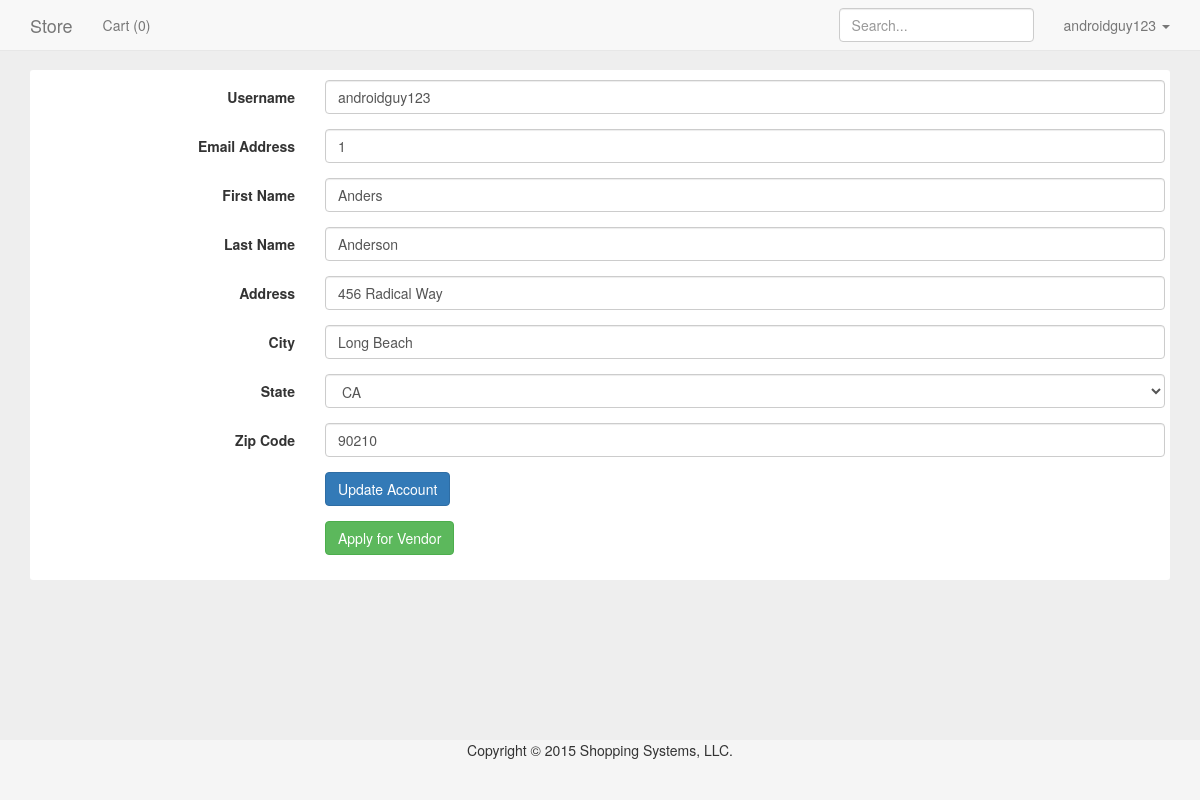
Page /account.php (signed in) on the committed database.
### tables this page shows
CREATE TABLE shopping_users
(
  user_id int NOT NULL AUTO_INCREMENT,
  username varchar(255) NOT NULL,
  password varchar(255) NOT NULL,
  salt varchar(255) NOT NULL,
  first_name varchar(255) NOT NULL,
  last_name varchar(255) NOT NULL,
  email varchar(255) NOT NULL,
  email_confirmed tinyint(1),
  vendor tinyint(1),
  vendor_applied tinyint(1),
  admin tinyint(1),
  address varchar(255) NOT NULL,
  city varchar(255) NOT NULL,
  state varchar(255) NOT NULL,
  zipcode varchar(255) NOT NULL,
  confirm_token varchar(255),
  confirm_expiration int,
  password_reset_token varchar(255),
  password_reset_expiration int,
  attempts int,
  locktime int,
  PRIMARY KEY (user_id)
);

### php/verify_login.php (called while the page is built, shortened)
<?php
	function isLoggedIn(){
		return $_SESSION['username'] != null;
	}
	function isVendor(){
		if(isLoggedIn()){
			global $user;
			if($user == null){
				$qu = "SELECT * FROM shopping_users WHERE username = '{$_SESSION['username']}'";
				$r = mysqli_query($GLOBALS['dbc'],$qu);
				$user = mysqli_fetch_array($r);
			}
			return $user['vendor'];
		}
		else{
			return false;
		}
	}
?>

### account.php (the view, shortened to what this page needs)
<?php include("php/header.php"); ?>
<div class="container">
	<div>
		<?php
			include("php/menu.php");
			global $user;
			echo "<article class=\"product clearfix\">";
			echo "<form action=\"\" method=\"POST\" class=\"form-horizontal\">";
				echo "<div class=\"form-group\">";
					echo "<label class=\"control-label col-sm-3\">Username</label>";
					echo "<div class=\"col-sm-9\">";
						echo "<input type=\"text\" class=\"form-control\" name=\"username\" value=\"{$user['username']}\">";
					echo "</div>";
				echo "</div>";
				echo "<div class=\"form-group\">";
					echo "<label class=\"control-label col-sm-3\">Email Address</label>";
					echo "<div class=\"col-sm-9\">";
						echo "<input type=\"text\" class=\"form-control\" name=\"email\" value=\"{$user['email']}\">";
					echo "</div>";
				echo "</div>";
				echo "<div class=\"form-group\">";
					echo "<label class=\"control-label col-sm-3\">First Name</label>";
					echo "<div class=\"col-sm-9\">";
						echo "<input type=\"text\" class=\"form-control\" name=\"first_name\" value=\"{$user['first_name']}\">";
					echo "</div>";
				echo "</div>";
				echo "<div class=\"form-group\">";
					echo "<label class=\"control-label col-sm-3\">Last Name</label>";
					echo "<div class=\"col-sm-9\">";
						echo "<input type=\"text\" class=\"form-control\" name=\"last_name\" value=\"{$user['last_name']}\">";
					echo "</div>";
				echo "</div>";
				echo "<div class=\"form-group\">";
					echo "<label class=\"control-label col-sm-3\">Address</label>";
					echo "<div class=\"col-sm-9\">";
						echo "<input type=\"text\" class=\"form-control\" name=\"address\" value=\"{$user['address']}\">";
					echo "</div>";
				echo "</div>";
				echo "<div class=\"form-group\">";
					echo "<label class=\"control-label col-sm-3\">City</label>";
					echo "<div class=\"col-sm-9\">";
						echo "<input type=\"text\" class=\"form-control\" name=\"city\" value=\"{$user['city']}\">";
					echo "</div>";
				echo "</div>";
				echo "<div class=\"form-group\">";
					echo "<label class=\"control-label col-sm-3\">State</label>";
					echo "<div class=\"col-sm-9\">";
						menu(states(), 'state', $user['state']);
					echo "</div>";
				echo "</div>";
				echo "<div class=\"form-group\">";
					echo "<label class=\"control-label col-sm-3\">Zip Code</label>";
					echo "<div class=\"col-sm-9\">";
						echo "<input type=\"text\" class=\"form-control\" name=\"zipcode\" value=\"{$user['zipcode']}\">";
					echo "</div>";
				echo "</div>";
				echo "<div class=\"form-group\">";
					echo "<label class=\"control-label col-sm-3\"></label>";
					echo "<div class=\"col-sm-9\">";
						echo "<input class=\"btn btn-primary\" type=\"submit\" name=\"UpdateButton\" value=\"Update Account\">";
					echo "</div>";
				echo "</div>";
			echo "</form>";
			if($user['vendor_applied'] != true){
				echo "<form action=\"\" method=\"POST\" class=\"form-horizontal\">";
					echo "<div class=\"form-group\">";
						echo "<label class=\"control-label col-sm-3\"></label>";
						echo "<div class=\"col-sm-9\">";
							echo "<input class=\"btn btn-success\" type=\"submit\" name=\"VendorButton\" value=\"Apply for Vendor\">";
						echo "</div>";
					echo "</div>";
				echo "</form>";
			}
			echo "</article>";
		?>
	</div>
</div>
<?php include("php/footer.php"); ?>

### php/menu.php
<?php
	function menu($array, $name, $selected = ''){
		echo "<select class=\"form-control\" name=\"{$name}\">";
			foreach($array as $ar){
				echo "<option value=\"{$ar}\" ";
				if($ar == $selected){
					echo "selected=\"selected\"";
				}
				echo ">{$ar}</option>";
			}
		echo "</select>";
	}
?>

### css/custom.css (style rules this page uses)
html { position:relative; min-height:100%; }
body { margin-top: 70px; margin-bottom:60px; background-color:#eee; }
.product { background-color:#fff; padding:10px 5px; margin-bottom:10px; border-radius:3px; }

### rows in the picture
shopping_users: username "androidguy123", email "1", first_name "Anders", last_name "Anderson", address "456 Radical Way", city "Long Beach", state "CA", zipcode "90210"

### other values in the picture
$_SESSION['username'] "androidguy123"
